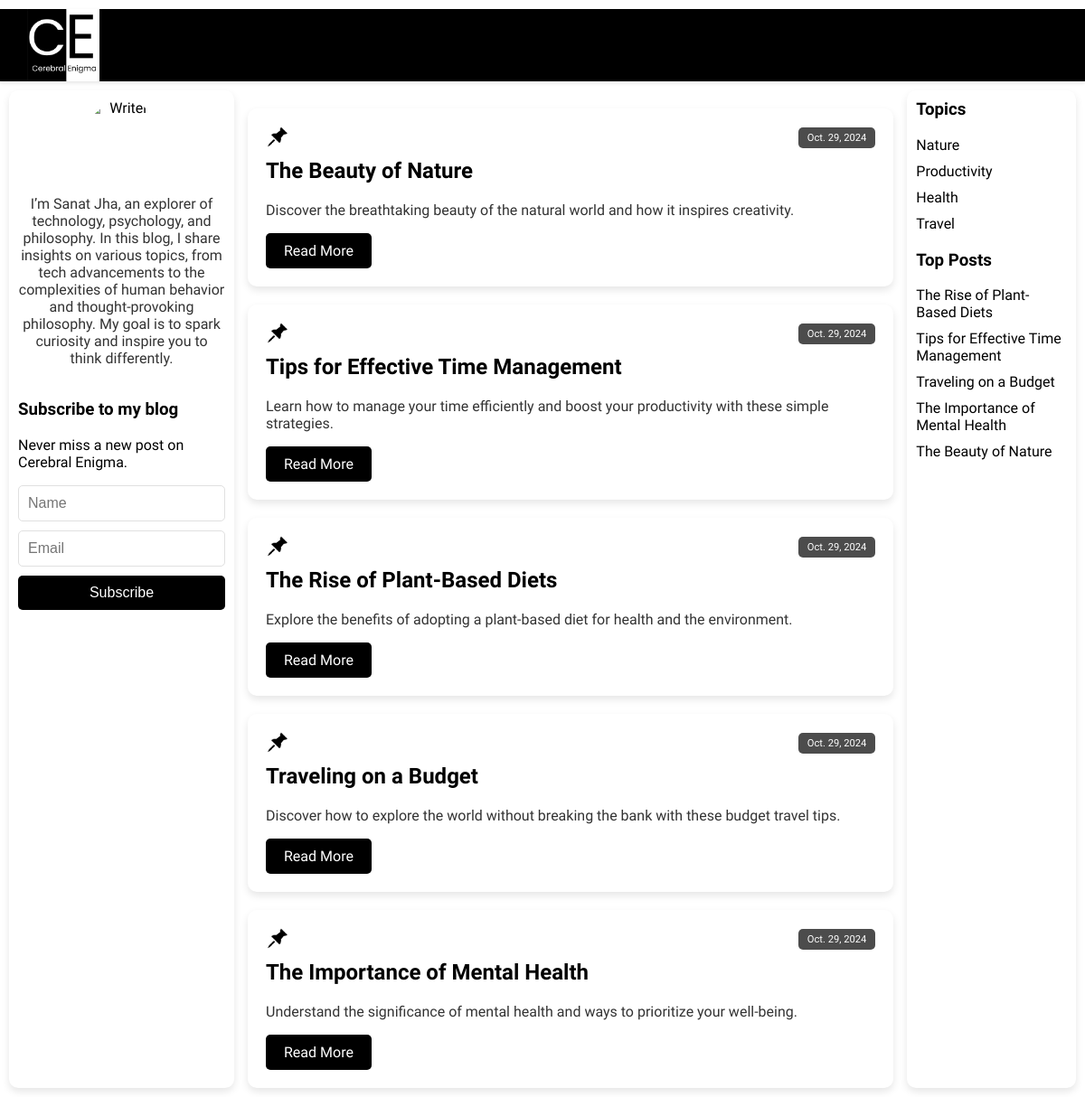
Before: / with the older database file.
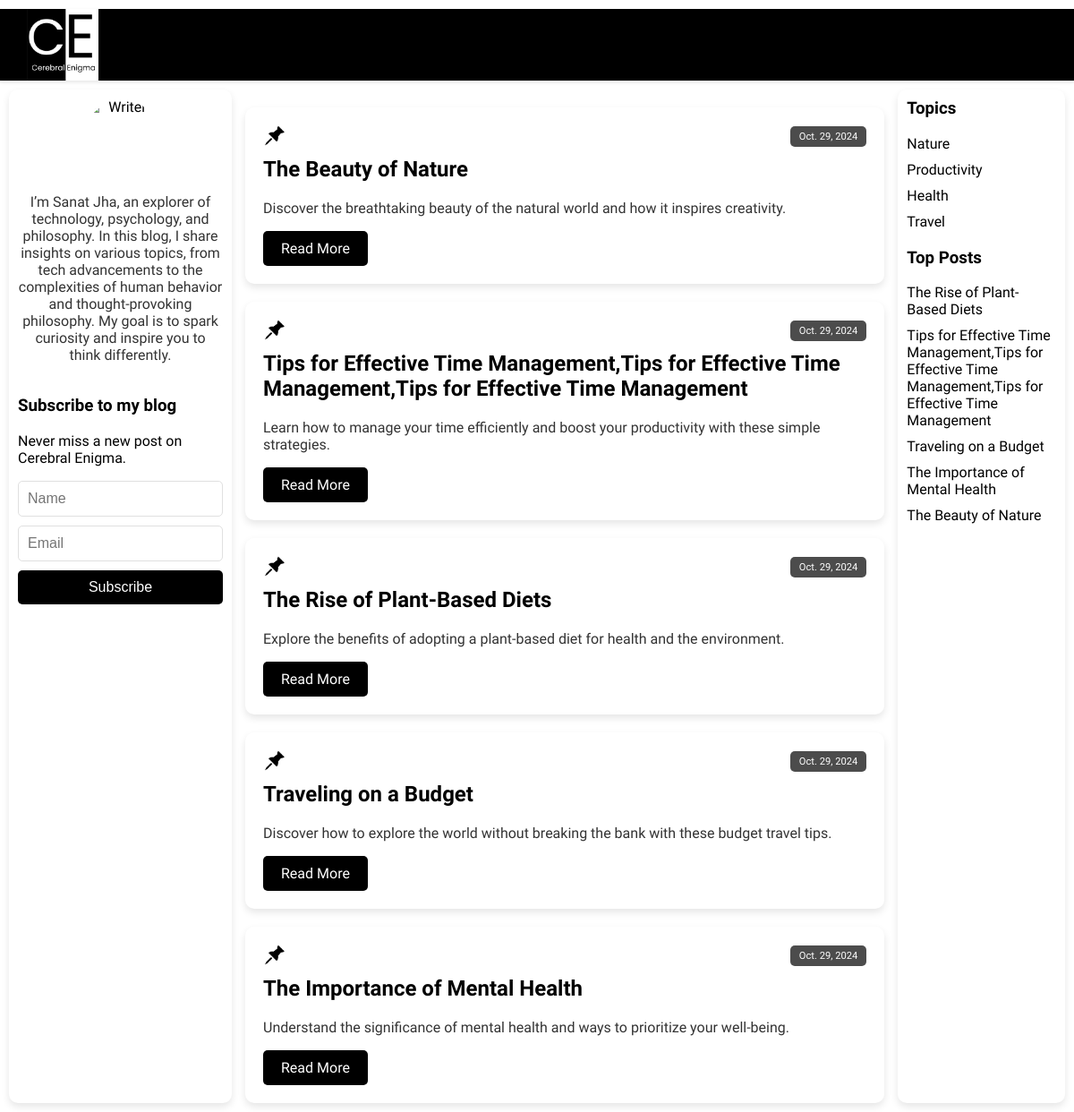
After: the same page with the newer database file.
### CelebralEnigmaBlog/models.py (models this page shows, shortened)
class Post(models.Model):
    title = models.CharField(max_length=200,unique=True)
    description = models.TextField(default=" ",max_length=600)
    content = models.TextField(default=" ")
    date = models.DateField(default=date.today)
    views = models.IntegerField(default=0)

class Category(models.Model):
    name = models.CharField(max_length=100, unique=True)
    posts = models.ManyToManyField('Post', related_name='categories')

### CelebralEnigmaBlog/views.py (the view)
# urls.py: 2. Add a URL to urlpatterns:  path('', views.home, name='home')
def home(request):
    context = {
        "displayAll" : False,
        "categories": Category.objects.all(),
        "posts": Post.objects.all().order_by('-date'),
        "topposts": Post.objects.all().order_by('-views')[:5],
    }
    return render(request, "home.html", context)

### templates/home.html (shortened to what this page needs)
{% load static %}
{% load custom_tags %}
<!DOCTYPE html>
<html lang="en">
<head>
    <link rel="stylesheet" href="{% static 'css/home.css' %}">
</head>
<body>
    <nav class="navbar">
        <div class="container">
            <a href="{% url 'home' %}">
                <img src="{% static '4.png' %}" alt="Cerebral Enigma Logo" class="logo">
            </a>
        </div>
    </nav>
    <main class="container">
        <div class="content">
            <aside class="sidebar left-sidebar">
                <div class="sidebar-widget about-widget">
                    <img src="https://imgs.search.brave.com/c-ZkmWHi90ABMwIgXuOM9t7PIR6CWntGKT6GhpwE32A/rs:fit:860:0:0:0/g:ce/aHR0cHM6Ly90NC5m/dGNkbi5uZXQvanBn/LzAwLzY1Lzc3LzI3/LzM2MF9GXzY1Nzcy/NzE5X0ExVVY1a0xp/NW5DRVdJMEJOTExp/RmFCUEVrVWJ2NUZ2/LmpwZw" alt="Writer" class="writer-pic">
                    <p class="about-text">I’m Sanat Jha, an explorer of technology, psychology, and philosophy. In this blog, I share insights on various topics, from tech advancements to the complexities of human behavior and thought-provoking philosophy. My goal is to spark curiosity and inspire you to think differently.</p>
                </div>
                <div class="sidebar-widget subscribe-widget">
                    <h3 class="sidebar-title">Subscribe to my blog</h3>
                    <p>Never miss a new post on Cerebral Enigma.</p>
                    <form id="subscribe-form">{% csrf_token %}
                        <input type="text" id="subscriber-name" name="name" placeholder="Name" required>
                        <input type="email" id="subscriber-email" name="email" placeholder="Email" required>
                        <button type="submit" class="subscribe-button">Subscribe</button>
                    </form>
                </div>
            </aside>
<section class="blog-posts" id="blog-posts">
                {% for post in posts %}
<article class="post-card hidden">
    <div class="post-header">
        <img src="{% static 'pin.png' %}" class="paper-icon">
        <span class="post-date">{{ post.date }}</span>
    </div>
    <div class="post-content">
        <h2 class="post-title">{{ post.title }}</h2>
        <p class="post-excerpt">{{ post.description }}</p>
        <a href="/post/{{ post.title }}" class="read-button">Read More</a>
    </div>
</article>
{% endfor %}
            </section>
            <aside class="sidebar right-sidebar">
                <div class="laptopshow">
                    <div class="sidebar-widget">
                        <h3 class="sidebar-title">Topics</h3>
                        <ul class="topics">
                            {% for category in categories %}
                            <li><a href="/category/{{ category.name }}">{{ category.name }}</a></li>
                        {% endfor %}
                    </ul>
                </div>
                <div class="sidebar-widget">
                    <h3 class="sidebar-title">Top Posts</h3>
                    <ul class="top-posts">
                        {% for post in topposts %}
                        <li><a href="/post/{{ post.title }}">{{ post.title }}</a></li>
                        {% endfor %}
                    </ul>
                </div>
            </div>
            </aside>
        </div>
    </main>
</body>
</html>

### static/css/home.css (style rules this page uses)
body { font-family: 'Ubuntu', sans-serif; background-color: #fff; color: #000; margin: 0; padding: 0; }
.navbar { background-color: #000; color: #fff; height: 80px; position: sticky; top: 0; z-index: 1; box-shadow: 0 2px 4px rgba(0, 0, 0, 0.1); }
.navbar .container { display: flex; align-items: center; justify-content: space-between; padding: 0 20px; }
.navbar .logo { height: 80px; }
.container { display: flex; flex-wrap: wrap; margin: 10px; }
.content { display: flex; width: 100%; gap: 10px; }
.left-sidebar, .right-sidebar { padding: 10px; background-color: #fff; box-shadow: 0 4px 8px rgba(0, 0, 0, 0.1); border-radius: 10px; }
.left-sidebar { flex: 0.8; margin-right: 5px; }
.right-sidebar { flex: 0.7; margin-left: 5px; }
.sidebar-widget { margin-bottom: 20px; }
.sidebar-title { margin-top: 0; color: #000; font-weight: 1000; }
.about-widget { display: flex; flex-direction: column; align-items: center; text-align: center; }
.writer-pic { width: 80px; height: 80px; border-radius: 50%; margin-bottom: 10px; }
.about-text { color: #333; }
#subscribe-form { display: flex; flex-direction: column; gap: 10px; }
#subscriber-name, #subscriber-email { padding: 10px; border: 1px solid #e0e0e0; border-radius: 5px; font-size: 1em; color: #000; }
.subscribe-button { background-color: #000; color: #fff; border: none; padding: 10px 0; cursor: pointer; border-radius: 5px; font-size: 1em; text-align: center; transition: background-color 0.3s, color 0.3s; }
.blog-posts { flex: 3; display: flex; flex-direction: column; gap: 20px; }
.post-card { background-color: #fff; padding: 20px; box-shadow: 0 4px 8px rgba(0, 0, 0, 0.1); transition: transform 0.3s, box-shadow 0.3s; border-radius: 10px; opacity: 0; animation: cardLoad 0.5s forwards; position: relative; }
.post-header { display: flex; align-items: center; justify-content: space-between; margin-bottom: 10px; }
.paper-icon { width: 25px; height: 25px; background-size: cover; z-index: 2; margin-right: 10px; }
.post-date { background-color: rgba(0, 0, 0, 0.7); color: #fff; padding: 5px 10px; border-radius: 5px; font-size: 0.7em; margin-left: auto; display: flex; align-items: center; height: 100%; }
.post-content { position: relative; }
.post-title { color: #000; margin-top: 0; }
.post-excerpt { color: #333; }
.read-button { background-color: #000; color: #fff; border: none; padding: 10px 20px; cursor: pointer; border-radius: 5px; text-decoration: none; font-size: inherit; display: inline-block; transition: background-color 0.3s, color 0.3s, transform 0.3s; }
.topics, .top-posts { list-style: none; padding: 0; margin: 0 0 20px 0; }
.topics li, .top-posts li { margin-bottom: 10px; }
.topics a, .top-posts a { color: #000; text-decoration: none; transition: color 0.3s; }

Changed rows visible on the page:
changed Post: title "Tips for Effective Time Management" → "Tips for Effective Time Management,Tips for Effective Time Management,Tips for Effective Time Management"
